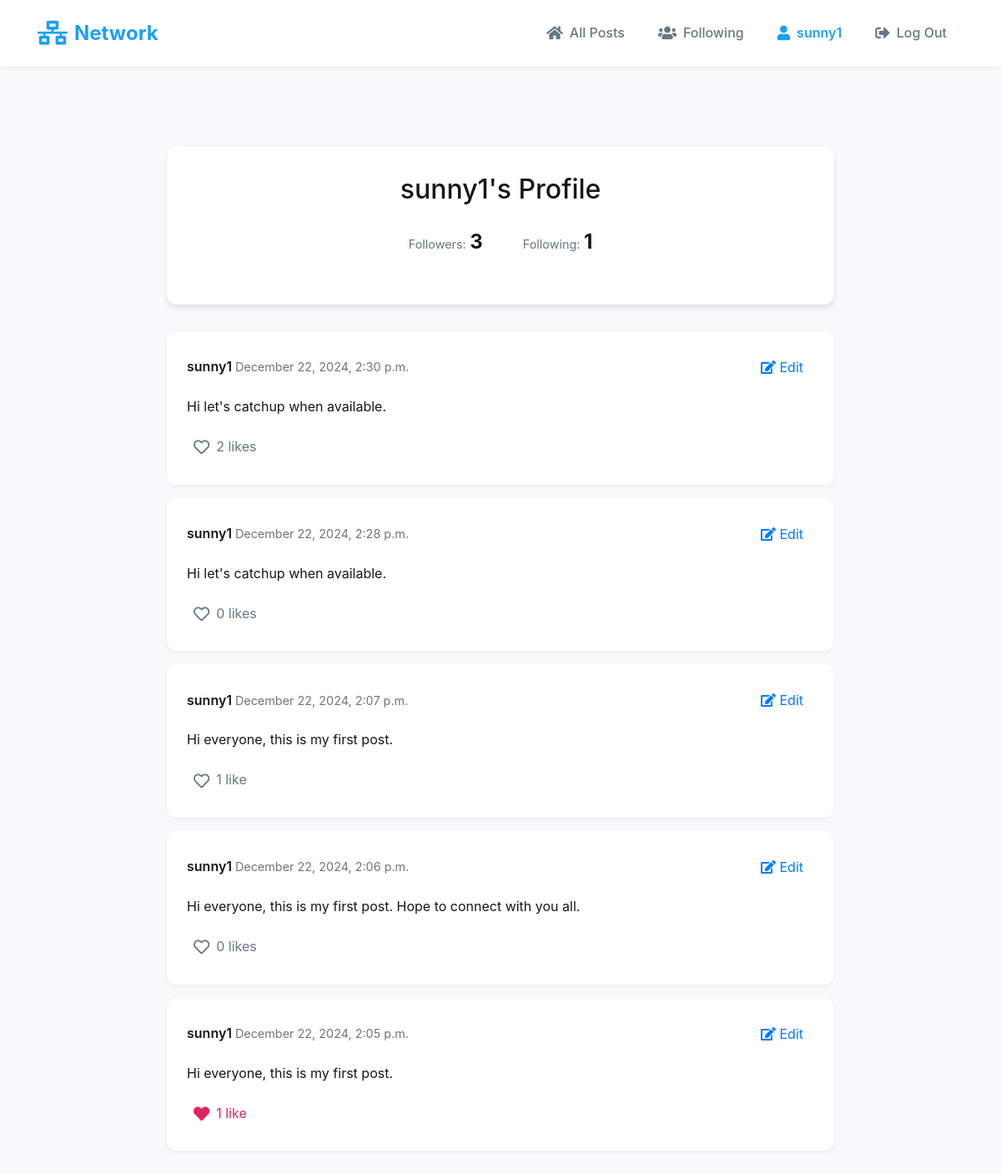
Screenshot of /profile/sunny1 (signed in) with the database file from the repository.
### network/models.py (models this page shows, shortened)
class User(AbstractUser):
    followers = models.ManyToManyField(
        'self',
        symmetrical=False,
        related_name='following',
        blank=True
    )
    def followers_count(self):
        return self.followers.count()
    def following_count(self):
        return self.following.count()

class Post(models.Model):
    user = models.ForeignKey(User, on_delete=models.CASCADE, related_name="posts")
    content = models.TextField()
    date = models.DateTimeField(default=timezone.now)
    likes = models.ManyToManyField(User, blank=True, related_name="liked_posts")
    class Meta:
        ordering = ['-date']  # Show newest posts first

### network/views.py (the view)
# urls.py: path("profile/<str:username>", views.profile, name="profile"),
def profile(request, username):
    try:
        profile_user = User.objects.get(username=username)
    except User.DoesNotExist:
        return HttpResponseRedirect(reverse("index"))
    user_posts = Post.objects.filter(user=profile_user)
    page_obj = paginate_posts(user_posts, request)
    is_following = False
    if request.user.is_authenticated:
        is_following = request.user.following.filter(id=profile_user.id).exists()
    return render(request, "network/profile.html", {
        "profile_user": profile_user,
        "page_obj": page_obj,
        "is_following": is_following,
        "followers_count": profile_user.followers_count(),
        "following_count": profile_user.following_count()
    })

### network/views.py (called while the page is built)
def paginate_posts(posts, request, per_page=10):
    posts = posts.order_by('-date')
    paginator = Paginator(posts, per_page)
    page = request.GET.get('page')
    try:
        posts_page = paginator.page(page)
    except PageNotAnInteger:
        posts_page = paginator.page(1)
    except EmptyPage:
        posts_page = paginator.page(paginator.num_pages)
    return posts_page

### network/templates/network/profile.html (shortened to what this page needs)
{% extends "network/layout.html" %}
{% block body %}
<div class="profile-container">
    <div class="profile-header">
        <h2>{{ profile_user.username }}'s Profile</h2>
        <div class="profile-stats">
            <div class="stat-item">
                <span class="stat-label">Followers:</span>
                <span class="stat-value" id="followers-count">{{ followers_count }}</span>
            </div>
            <div class="stat-item">
                <span class="stat-label">Following:</span>
                <span class="stat-value">{{ following_count }}</span>
            </div>
        </div>
    </div>
    <div class="posts-section">
        {% for post in page_obj %}
            {% include "network/post_card.html" with post=post %}
        {% empty %}
            <p class="no-posts">No posts yet.</p>
        {% endfor %}
    </div>
</div>
{% endblock %}

### network/templates/network/layout.html (shortened to what this page needs)
{% load static %}
<!DOCTYPE html>
<html lang="en">
    <head>
        <link rel="stylesheet" href="https://stackpath.bootstrapcdn.com/bootstrap/4.4.1/css/bootstrap.min.css">
        <link href="{% static 'network/styles.css' %}" rel="stylesheet">
        <link rel="stylesheet" href="https://cdnjs.cloudflare.com/ajax/libs/font-awesome/5.15.4/css/all.min.css">
    </head>
    <body>
        <nav class="navbar navbar-expand-lg navbar-light">
            <div class="container">
                <a class="navbar-brand" href="{% url 'index' %}">
                    <i class="fas fa-network-wired"></i> Network
                </a>
                <div class="collapse navbar-collapse" id="navbarNav">
                    <ul class="navbar-nav ml-auto">
                        {% if user.is_authenticated %}
                            <li class="nav-item">
                                <a class="nav-link" href="{% url 'index' %}">
                                    <i class="fas fa-home"></i> All Posts
                                </a>
                            </li>
                            <li class="nav-item">
                                <a class="nav-link" href="{% url 'following' %}">
                                    <i class="fas fa-users"></i> Following
                                </a>
                            </li>
                            <li class="nav-item">
                                <a class="nav-link" href="{% url 'profile' user.username %}">
                                    <i class="fas fa-user"></i> {{ user.username }}
                                </a>
                            </li>
                            <li class="nav-item">
                                <a class="nav-link" href="{% url 'logout' %}">
                                    <i class="fas fa-sign-out-alt"></i> Log Out
                                </a>
                            </li>
                        {% endif %}
                    </ul>
                </div>
            </div>
        </nav>
        <div class="container main-content">
            {% block body %}
            {% endblock %}
        </div>
    </body>
</html>

### network/templates/network/post_card.html
<div class="post-card" id="post-{{ post.id }}" data-post-id="{{ post.id }}">
    <div class="post-header">
        <div class="post-user">
            <strong class="post-username">
                <a href="{% url 'profile' post.user.username %}">{{ post.user.username }}</a>
            </strong>
            <span class="post-date text-muted">{{ post.date|date:"F d, Y, g:i a" }}</span>
        </div>
        {% if user == post.user %}
            <div class="post-actions">
                <a href="{% url 'edit_post' post.id %}" class="btn btn-link">
                    <i class="fas fa-edit"></i> Edit
                </a>
            </div>
        {% endif %}
    </div>
    <div class="post-content">
        {{ post.content }}
    </div>
    <div class="post-footer">
        {% if user.is_authenticated %}
            <button class="like-button {% if user in post.likes.all %}liked{% endif %}"
                    data-post-id="{{ post.id }}">
                <i class="{% if user in post.likes.all %}fas{% else %}far{% endif %} fa-heart"></i>
                <span class="like-count">{{ post.likes.count }} like{{ post.likes.count|pluralize }}</span>
            </button>
        {% else %}
            <div class="likes-count">
                <i class="far fa-heart"></i>
                <span>{{ post.likes.count }} like{{ post.likes.count|pluralize }}</span>
            </div>
        {% endif %}
    </div>
</div>

### network/static/network/styles.css (style rules this page uses)
:root { --primary-color: #1da1f2; --primary-hover: #1991db; --secondary-color: #657786; --background-light: #f8f9fa; --background-white: #ffffff; --text-dark: #14171a; --text-secondary: #657786; --border-color: #e1e8ed; --success-color: #17bf63; --danger-color: #e0245e; --shadow-sm: 0 2px 4px rgba(0, 0, 0, 0.05); --shadow-md: 0 4px 6px rgba(0, 0, 0, 0.1); --transition: all 0.3s ease; }
body { background-color: var(--background-light); color: var(--text-dark); font-family: -apple-system, BlinkMacSystemFont, "Segoe UI", Roboto, Helvetica, Arial, sans-serif; line-height: 1.6; }
.navbar { background-color: var(--background-white); box-shadow: var(--shadow-sm); padding: 1rem 0; margin-bottom: 2rem; }
.navbar-brand { font-size: 1.5rem; font-weight: 700; color: var(--primary-color) !important; display: flex; align-items: center; gap: 0.5rem; }
.navbar-brand i { font-size: 1.8rem; color: var(--primary-color); }
.nav-item { margin: 0 0.25rem; }
.nav-link { color: var(--text-secondary) !important; font-weight: 500; padding: 0.5rem 1rem !important; border-radius: 20px; transition: var(--transition); display: flex; align-items: center; gap: 0.5rem; }
.nav-link i { font-size: 1.1rem; }
.main-content { padding-top: 2rem; padding-bottom: 2rem; }
.nav-link { position: relative; overflow: hidden; }
.nav-link::after { content: ''; position: absolute; bottom: 0; left: 50%; width: 0; height: 2px; background-color: var(--primary-color); transition: all 0.3s ease; transform: translateX(-50%); }
.nav-item .nav-link[href^="/profile/"] { font-weight: 600; color: var(--primary-color) !important; }
.posts-section { max-width: 800px; margin: 0 auto 2rem; }
.post-card { background-color: var(--background-white); border-radius: 12px; padding: 1.5rem; margin-bottom: 1rem; box-shadow: var(--shadow-sm); transition: var(--transition); }
.post-header { display: flex; justify-content: space-between; align-items: center; margin-bottom: 1rem; }
.post-username a { color: var(--text-dark); font-weight: 600; text-decoration: none; transition: var(--transition); }
.post-date { font-size: 0.9rem; color: var(--text-secondary); }
.post-content { color: var(--text-dark); font-size: 1rem; line-height: 1.5; margin: 1rem 0; }
.like-button { background: none; border: none; color: var(--text-secondary); padding: 0.5rem; cursor: pointer; transition: var(--transition); display: inline-flex; align-items: center; gap: 0.5rem; }
.like-button.liked { color: var(--danger-color); }
.like-button i { font-size: 1.2rem; }
.profile-container { max-width: 800px; margin: 2rem auto; }
.profile-header { background-color: var(--background-white); border-radius: 12px; padding: 2rem; text-align: center; box-shadow: var(--shadow-md); margin-bottom: 2rem; }
.profile-stats { display: flex; justify-content: center; gap: 3rem; margin: 1.5rem 0; }
.stat-item { text-align: center; }
.stat-label { color: var(--text-secondary); font-size: 0.9rem; }
.stat-value { color: var(--text-dark); font-size: 1.5rem; font-weight: 700; }
.post-card { animation: fadeIn 0.3s ease-out; }

### rows the page displays
User: username "sunny1"
Post: user.username "sunny1", date "December 22, 2024, 2:30 p.m.", shows "Edit", content "Hi let's catchup when available.", likes.count "2"
Post: user.username "sunny1", date "December 22, 2024, 2:28 p.m.", shows "Edit", content "Hi let's catchup when available.", likes.count "0"
Post: user.username "sunny1", date "December 22, 2024, 2:07 p.m.", shows "Edit", content "Hi everyone, this is my first post.", likes.count "1"
Post: user.username "sunny1", date "December 22, 2024, 2:06 p.m.", shows "Edit", content "Hi everyone, this is my first post. Hope to connect with you all.", likes.count "0"
Post: user.username "sunny1", date "December 22, 2024, 2:05 p.m.", shows "Edit", content "Hi everyone, this is my first post.", likes.count "1"

### other values shown
{{ followers_count }} "3"
{{ following_count }} "1"
